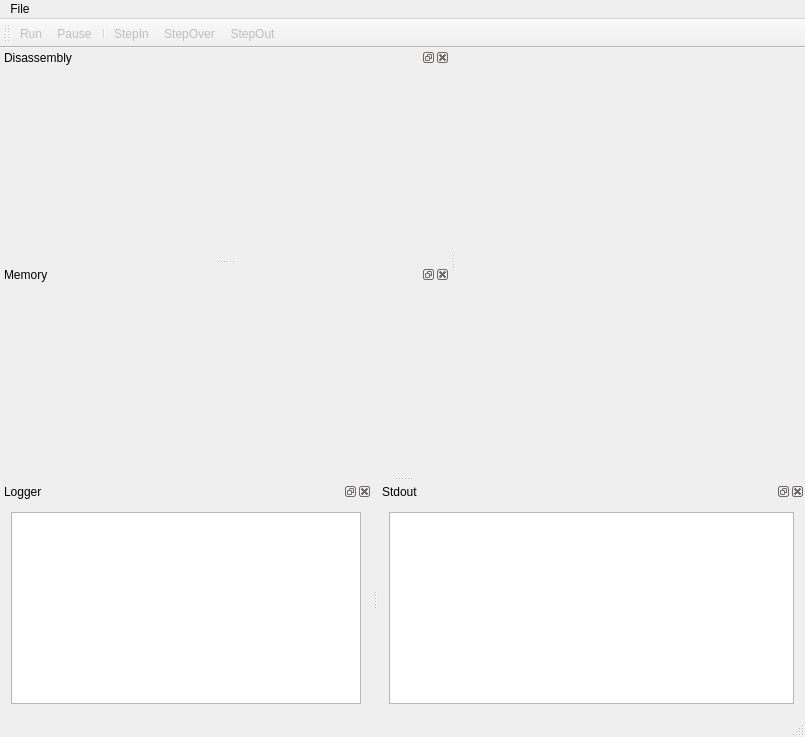
<?xml version="1.0" encoding="UTF-8"?>
<ui version="4.0">
 <class>pcspdebuggerClass</class>
 <widget class="QMainWindow" name="pcspdebuggerClass">
  <property name="geometry">
   <rect>
    <x>0</x>
    <y>0</y>
    <width>805</width>
    <height>737</height>
   </rect>
  </property>
  <property name="windowTitle">
   <string>pcspdebugger</string>
  </property>
  <property name="windowIcon">
   <iconset>
    <normalon>:/../../Resources/pcsp.ico</normalon>
   </iconset>
  </property>
  <widget class="QWidget" name="centralWidget">
   <property name="sizePolicy">
    <sizepolicy hsizetype="Expanding" vsizetype="Expanding">
     <horstretch>0</horstretch>
     <verstretch>0</verstretch>
    </sizepolicy>
   </property>
   <layout class="QHBoxLayout" name="horizontalLayout"/>
  </widget>
  <widget class="QMenuBar" name="menuBar">
   <property name="geometry">
    <rect>
     <x>0</x>
     <y>0</y>
     <width>805</width>
     <height>24</height>
    </rect>
   </property>
   <widget class="QMenu" name="menuFile">
    <property name="title">
     <string>File</string>
    </property>
    <addaction name="actionConnect"/>
   </widget>
   <addaction name="menuFile"/>
  </widget>
  <widget class="QStatusBar" name="statusBar"/>
  <widget class="QToolBar" name="toolBar">
   <property name="enabled">
    <bool>false</bool>
   </property>
   <property name="windowTitle">
    <string>toolBar</string>
   </property>
   <attribute name="toolBarArea">
    <enum>TopToolBarArea</enum>
   </attribute>
   <attribute name="toolBarBreak">
    <bool>false</bool>
   </attribute>
   <addaction name="actionRun"/>
   <addaction name="actionPause"/>
   <addaction name="separator"/>
   <addaction name="actionStepIn"/>
   <addaction name="actionStepOver"/>
   <addaction name="actionStepOut"/>
  </widget>
  <widget class="QDockWidget" name="disassembly_dock">
   <property name="minimumSize">
    <size>
     <width>450</width>
     <height>38</height>
    </size>
   </property>
   <property name="features">
    <set>QDockWidget::AllDockWidgetFeatures</set>
   </property>
   <property name="windowTitle">
    <string>Disassembly</string>
   </property>
   <attribute name="dockWidgetArea">
    <number>1</number>
   </attribute>
   <widget class="QWidget" name="disassemblydockwidget"/>
  </widget>
  <widget class="QDockWidget" name="memory_dock">
   <property name="minimumSize">
    <size>
     <width>450</width>
     <height>38</height>
    </size>
   </property>
   <property name="windowTitle">
    <string>Memory</string>
   </property>
   <attribute name="dockWidgetArea">
    <number>1</number>
   </attribute>
   <widget class="qt4_MemoryViewer" name="memorydockwidget"/>
  </widget>
  <widget class="QDockWidget" name="logger_dock">
   <property name="windowTitle">
    <string>Logger</string>
   </property>
   <attribute name="dockWidgetArea">
    <number>8</number>
   </attribute>
   <widget class="QWidget" name="logdockwidget">
    <layout class="QGridLayout" name="gridLayout">
     <item row="0" column="0">
      <widget class="QPlainTextEdit" name="loggerEditText">
       <property name="sizePolicy">
        <sizepolicy hsizetype="Preferred" vsizetype="Preferred">
         <horstretch>0</horstretch>
         <verstretch>0</verstretch>
        </sizepolicy>
       </property>
      </widget>
     </item>
    </layout>
   </widget>
  </widget>
  <widget class="QDockWidget" name="stdoutlog_dock">
   <property name="windowTitle">
    <string>Stdout</string>
   </property>
   <attribute name="dockWidgetArea">
    <number>8</number>
   </attribute>
   <widget class="QWidget" name="stdoutwidget">
    <property name="minimumSize">
     <size>
      <width>319</width>
      <height>0</height>
     </size>
    </property>
    <layout class="QGridLayout" name="gridLayout_3">
     <item row="0" column="0">
      <widget class="QPlainTextEdit" name="stdoutEditText">
       <property name="sizePolicy">
        <sizepolicy hsizetype="Preferred" vsizetype="Preferred">
         <horstretch>0</horstretch>
         <verstretch>0</verstretch>
        </sizepolicy>
       </property>
      </widget>
     </item>
    </layout>
   </widget>
  </widget>
  <action name="actionRun">
   <property name="icon">
    <iconset resource="qt4_pcspdebugger.qrc">
     <normaloff>:/../../Resources/PlayIcon.png</normaloff>:/../../Resources/PlayIcon.png</iconset>
   </property>
   <property name="text">
    <string>Run</string>
   </property>
  </action>
  <action name="actionPause">
   <property name="icon">
    <iconset resource="qt4_pcspdebugger.qrc">
     <normaloff>:/../../Resources/PauseIcon.png</normaloff>:/../../Resources/PauseIcon.png</iconset>
   </property>
   <property name="text">
    <string>Pause</string>
   </property>
  </action>
  <action name="actionStepIn">
   <property name="icon">
    <iconset resource="qt4_pcspdebugger.qrc">
     <normaloff>:/../../Resources/StepIntoIcon.png</normaloff>:/../../Resources/StepIntoIcon.png</iconset>
   </property>
   <property name="text">
    <string>StepIn</string>
   </property>
   <property name="toolTip">
    <string>Step In</string>
   </property>
  </action>
  <action name="actionStepOver">
   <property name="icon">
    <iconset resource="qt4_pcspdebugger.qrc">
     <normaloff>:/../../Resources/StepOverIcon.png</normaloff>:/../../Resources/StepOverIcon.png</iconset>
   </property>
   <property name="text">
    <string>StepOver</string>
   </property>
   <property name="toolTip">
    <string>Step Over</string>
   </property>
  </action>
  <action name="actionStepOut">
   <property name="icon">
    <iconset resource="qt4_pcspdebugger.qrc">
     <normaloff>:/../../Resources/StepOutIcon.png</normaloff>:/../../Resources/StepOutIcon.png</iconset>
   </property>
   <property name="text">
    <string>StepOut</string>
   </property>
   <property name="toolTip">
    <string>Step Out</string>
   </property>
  </action>
  <action name="actionConnect">
   <property name="text">
    <string>Connect</string>
   </property>
  </action>
 </widget>
 <layoutdefault spacing="6" margin="11"/>
 <customwidgets>
  <customwidget>
   <class>qt4_MemoryViewer</class>
   <extends>QWidget</extends>
   <header>qt4_memoryviewer.h</header>
   <container>1</container>
  </customwidget>
 </customwidgets>
 <resources>
  <include location="qt4_pcspdebugger.qrc"/>
 </resources>
 <connections>
  <connection>
   <sender>actionConnect</sender>
   <signal>triggered()</signal>
   <receiver>pcspdebuggerClass</receiver>
   <slot>onActionConnectClick()</slot>
   <hints>
    <hint type="sourcelabel">
     <x>-1</x>
     <y>-1</y>
    </hint>
    <hint type="destinationlabel">
     <x>383</x>
     <y>289</y>
    </hint>
   </hints>
  </connection>
 </connections>
 <slots>
  <slot>onActionConnectClick()</slot>
 </slots>
</ui>
